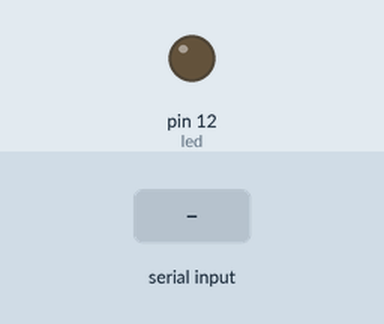
This sketch was run on a simulated Arduino Uno, built with avr-gcc and run on an emulated ATmega328P. Parts: output pins drawn as LEDs (lit = HIGH). Dashed ring = blinking. The test bench sets the inputs (shaded band). What the sketch prints to the serial monitor is not drawn.

Above: at 1.2 s.
1.3 s: "1" received over Serial
At 1.7 s:
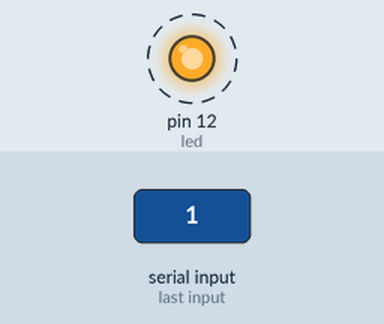
4.3 s: "2" received over Serial
At 4.8 s:
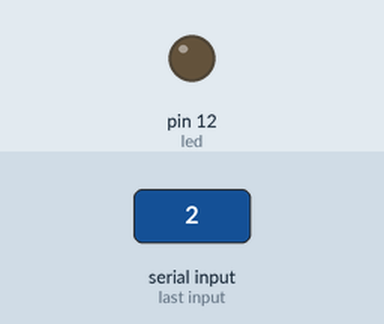
5.8 s: "0" received over Serial
At 7.1 s:
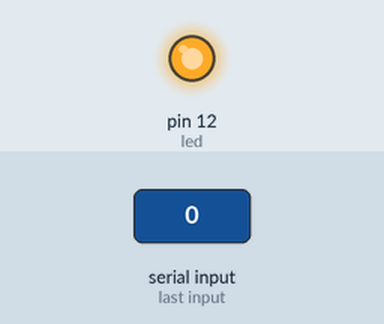
Timing chart, 0 to 14.8 s (numbered marks = the images above; inputs shaded):
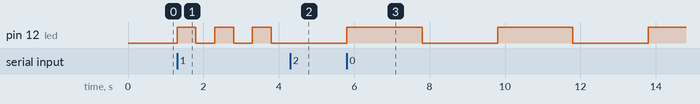

The sketch:

led-project.ino
```cpp
int led =12, data;
void setup() {
  // put your setup code here, to run once:
  Serial.begin(9600); // Set the baud rate
  pinMode(12, OUTPUT); // Set the onboard LED to output
  digitalWrite(12, LOW);
  Serial.println("Ready");
}
void loop()
{
while (Serial.available())
{
  data = Serial.read();
}
if (data =='1')
{
    digitalWrite(led, HIGH); //turn LED on
    delay(500); //wait for a second
    digitalWrite(led, LOW);//turn LED off
    delay(500); //wait for a second
}
else if (data =='0')
{
    digitalWrite(led, HIGH);//turn LED on
    delay(2000); //wait for a second
    digitalWrite(led, LOW);//turn LED off
    delay(2000); //wait for a second
}
else if (data =='2')
{
  digitalWrite(led, LOW); //turn LED off
}

}
```

Measured:
- after the input at 1.3 s, pin 12 (led): alternates HIGH for 0.50 s and LOW for 0.50 s, starting at once
- after the input at 4.3 s, pin 12 (led): stays LOW (without the input it goes to HIGH after 0.00 s)
- after the input at 5.8 s, pin 12 (led): alternates HIGH for 2.0 s and LOW for 2.0 s, starting at once
